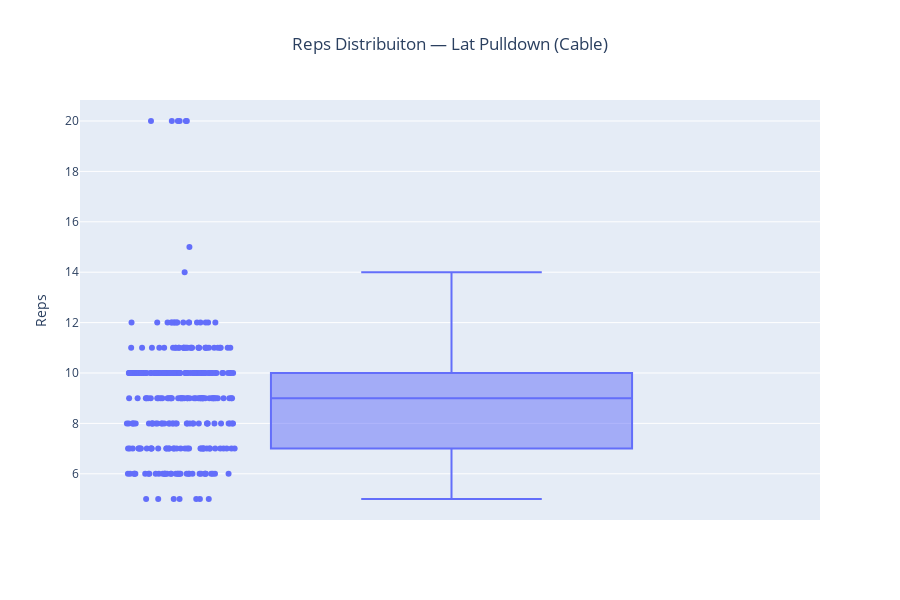

Source (notebook cell):
### Markdown cell above
Não há dado incorreto, apesar de ser um valor alto para repetição o contexto se justifica (carga baixa)

### Code cell
# Lat Pulldown (Cable)
exercise_name = "Lat Pulldown (Cable)"
df_ex = df[df["exercise_title"] == exercise_name]
fig = px.box(df_ex,y="reps",points="all",hover_data=["reps","weight_kg","set_index","set_type","rpe","start_time"],title=f"Reps Distribuiton — {exercise_name}")
fig.update_layout(yaxis_title="Reps",xaxis_title="",showlegend=False,height=600,width=900,title_x = 0.5)
fig.show()

### Figure 1 — Plotly figure (JSON) as saved in the notebook; plotly's stock layout.template omitted (floating-point values rounded to 4 significant figures; data arrays with more than 128 entries replaced by an {"elided": "..."} marker saying what was removed)
{"data": [{"alignmentgroup": "True", "boxpoints": "all", "customdata": {"elided": "295x5 mixed values"}, "hovertemplate": "reps=%{y}<br>weight_kg=%{customdata[0]}<br>set_index=%{customdata[1]}<br>set_type=%{customdata[2]}<br>rpe=%{customdata[3]}<br>start_time=%{customdata[4]}<extra></extra>", "legendgroup": "", "marker": {"color": "#636efa"}, "name": "", "notched": false, "offsetgroup": "", "orientation": "v", "showlegend": false, "type": "box", "x0": " ", "xaxis": "x", "y": {"elided": "295 float values"}, "y0": " ", "yaxis": "y"}], "layout": {"boxmode": "group", "height": 600, "legend": {"tracegroupgap": 0}, "showlegend": false, "title": {"text": "Reps Distribuiton — Lat Pulldown (Cable)", "x": 0.5}, "width": 900, "xaxis": {"anchor": "y", "domain": [0, 1], "title": {"text": ""}}, "yaxis": {"anchor": "x", "domain": [0, 1], "title": {"text": "Reps"}}}}
